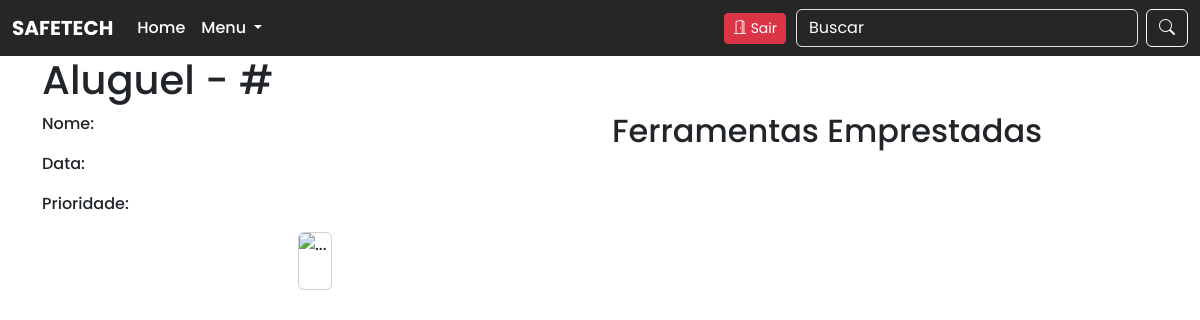
Before: /admin/verificarAluguel.php with the older database file.
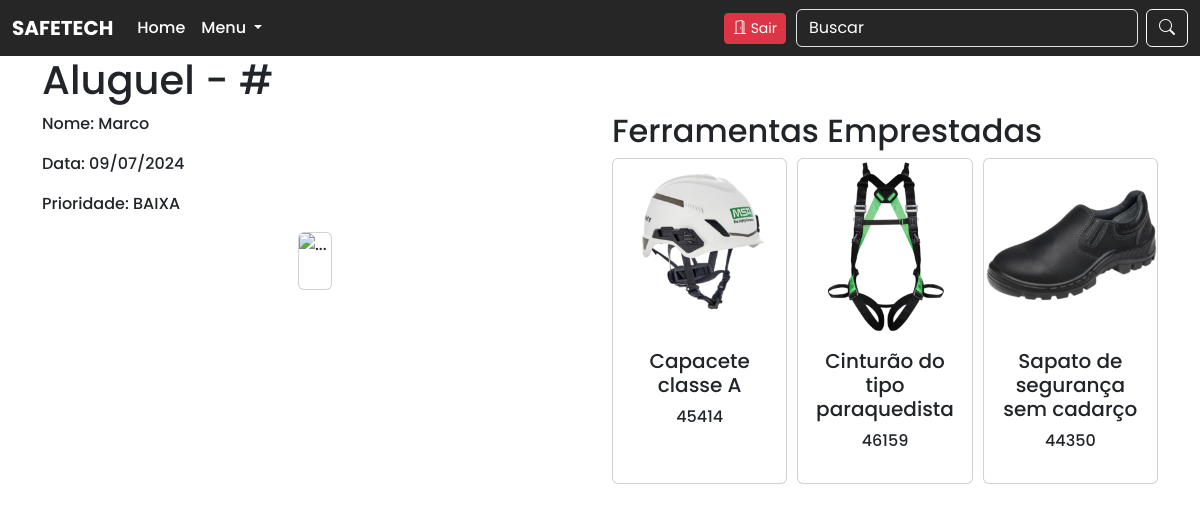
After: the same page with the newer database file.
### tables this page shows
CREATE TABLE `usuario` (
  `idusuario` int(10) unsigned NOT NULL AUTO_INCREMENT,
  `nomeUsuario` varchar(75) DEFAULT NULL,
  `sobrenome` varchar(120) DEFAULT NULL,
  `cpf` varchar(15) DEFAULT NULL,
  `nascimento` date DEFAULT NULL,
  `matricula` varchar(30) DEFAULT NULL,
  `cargo` varchar(50) DEFAULT NULL,
  `email` varchar(140) DEFAULT NULL,
  `senha` varchar(245) DEFAULT NULL,
  `cadastro` datetime DEFAULT NULL,
  `alteracao` timestamp NOT NULL DEFAULT current_timestamp() ON UPDATE current_timestamp(),
  `ativo` char(1) DEFAULT 'A',
  PRIMARY KEY (`idusuario`),
  UNIQUE KEY `idusuario` (`idusuario`)
);

CREATE TABLE `aluguel` (
  `idaluguel` int(10) unsigned NOT NULL AUTO_INCREMENT,
  `idusuario` int(10) unsigned NOT NULL DEFAULT 0,
  `dataAluguel` date DEFAULT NULL,
  `horaInicial` time NOT NULL DEFAULT '00:00:00',
  `horaFim` time NOT NULL DEFAULT '00:00:00',
  `codigoAluguel` varchar(20) NOT NULL DEFAULT '',
  `devolvido` char(1) NOT NULL DEFAULT '',
  `prioridade` varchar(15) NOT NULL DEFAULT '',
  `observacao` varchar(400) DEFAULT NULL,
  `cadastro` datetime NOT NULL,
  `alteracao` timestamp NOT NULL DEFAULT current_timestamp() ON UPDATE current_timestamp(),
  `ativo` char(1) NOT NULL DEFAULT 'A',
  PRIMARY KEY (`idaluguel`,`idusuario`),
  UNIQUE KEY `idaluguel` (`idaluguel`),
  KEY `FK_aluguel_usuario` (`idusuario`),
  CONSTRAINT `FK_aluguel_usuario` FOREIGN KEY (`idusuario`) REFERENCES `usuario` (`idusuario`) ON DELETE CASCADE ON UPDATE CASCADE
);

CREATE TABLE `epi` (
  `idepi` int(10) unsigned NOT NULL AUTO_INCREMENT,
  `nomeEpi` varchar(120) DEFAULT NULL,
  `certificado` varchar(10) DEFAULT NULL,
  `foto` varchar(245) DEFAULT NULL,
  `cadastro` datetime DEFAULT NULL,
  `alteracao` timestamp NOT NULL DEFAULT current_timestamp() ON UPDATE current_timestamp(),
  `ativo` char(1) DEFAULT 'A',
  PRIMARY KEY (`idepi`),
  UNIQUE KEY `idepi` (`idepi`)
);

### func/funcoes.php (called while the page is built, shortened)
<?php
function executaQuery($query)
{
    $conn = conectar();
    try {
        $conn->beginTransaction();
        $sqlListaTabelas = $conn->prepare("$query");
        $sqlListaTabelas->execute();
        $conn->commit();
        if ($sqlListaTabelas->rowCount() > 0) {
            return $sqlListaTabelas->fetchAll(PDO::FETCH_OBJ);
        }
        return 'vazio';
    } catch (PDOException $e) {
        echo 'Exception -> ';
        return ($e->getMessage());
        $conn->rollback();
    }
}
function listarItemExpecifico($campos, $tabela, $campoExpecifico, $valorCampo)
{
    $conn = conectar();
    try {
        $conn->beginTransaction();
        $sqlListaTabelas = $conn->prepare("SELECT $campos FROM $tabela WHERE $campoExpecifico = ?");
        $sqlListaTabelas->bindValue(1, $valorCampo, PDO::PARAM_STR);
        $sqlListaTabelas->execute();
        $conn->commit();
        if ($sqlListaTabelas->rowCount() > 0) {
            return $sqlListaTabelas->fetchAll(PDO::FETCH_OBJ);
        }
        return 'vazio';
    } catch
    (PDOException $e) {
        echo 'Exception -> ';
        return ($e->getMessage());
        $conn->rollback();
    }
}

### admin/verificarAluguel.php (the view, shortened to what the changed rows need)
<?php
include_once('../func/funcoes.php');
$codigoAluguel = filter_input(INPUT_GET, 'codigoAluguel', FILTER_SANITIZE_STRING);
$link = "http://localhost/tcc/verificarAluguel.php?codigoAluguel=$codigoAluguel"
?>
<!doctype html>
<html lang="pt-br">
<head>
    <link href="https://cdn.jsdelivr.net/npm/bootstrap@5.3.3/dist/css/bootstrap.min.css" rel="stylesheet"
>
    <link rel="stylesheet" type="text/css"
          href="https://cdnjs.cloudflare.com/ajax/libs/MaterialDesign-Webfont/7.0.96/css/materialdesignicons.min.css">
    <link rel="stylesheet" href="https://cdn.jsdelivr.net/npm/bootstrap-icons@1.11.3/font/bootstrap-icons.min.css">
    <link rel="stylesheet" type="text/css" href="https://cdn.jsdelivr.net/npm/toastify-js/src/toastify.min.css">
    <link rel="stylesheet" href="https://cdnjs.cloudflare.com/ajax/libs/OwlCarousel2/2.3.4/assets/owl.carousel.min.css">
    <link rel="stylesheet"
          href="https://cdnjs.cloudflare.com/ajax/libs/OwlCarousel2/2.3.4/assets/owl.theme.default.min.css">
    <link rel="stylesheet" href="../css/style.css">
</head>
<body>
<div class="container">
    <h1>Aluguel - #<?php echo $codigoAluguel ?></h1>
    <?php
    $listaAlguel = executaQuery("SELECT * FROM aluguel a INNER JOIN usuario u ON a.idusuario = u.idusuario INNER JOIN produtoAluguel pa ON a.codigoAluguel = pa.codAluguel INNER JOIN epi e ON e.idepi = pa.idepi");
    if ($listaAlguel !== 'Vazio') {
    $nomeEpi = array();
    $idepi = array();
    foreach ($listaAlguel as $item) {
        $ativo = $item->ativo;
        if ($ativo === 'A') {
            $nomeUsuario = $item->nomeUsuario;
            array_push($idepi, $item->idepi);
            array_push($nomeEpi, $item->nomeEpi);
            $epi = array_combine($idepi, $nomeEpi);
            $prioridade = $item->prioridade;
            $dataAluguel = $item->dataAluguel;
            $dataAluguel = implode("/", array_reverse(explode("-", $dataAluguel)));
        }
    }
    ?>
    <div class="row">
        <div class="col-lg-6 col-12">
            <p>Nome: <?php echo $nomeUsuario ?></p>
            <p>Data: <?php echo $dataAluguel ?></p>
            <p>Prioridade: <?php echo $prioridade ?></p>
            <div class="d-flex justify-content-center align-items-center">
                <div class="card" style=" max-width: 250px!important">
                    <img src="https://api.qrserver.com/v1/create-qr-code/?data=<?php echo $link ?>&amp;size=200x200"
                         class="card-img-top" alt="...">
                    <div class="card-body text-center">
                    </div>
                </div>
            </div>
        </div>
        <div class="col-lg-6 col-12">
            <h2>Ferramentas Emprestadas</h2>
            <div class="owl-carousel owl-theme">
                <?php
                foreach ($epi as $key => $value) {
                    $id = $key;
                    $selectCompras = listarItemExpecifico('*', 'epi', 'idepi', $id);
                    foreach ($selectCompras as $item) {
                        $nome = $item->nomeEpi;
                        $foto = $item->foto;
                        $CA = $item->certificado;
                        ?>
                        <div class="item">
                            <div class="card">
                                <img src="../img/produtos/<?php echo $foto ?>" class="card-img-top" alt="...">
                                <div class="card-body cardeCarrossel text-center">
                                    <h5 class="card-title "><?php echo $nome ?></h5>
                                    <p class="card-text "><?php echo $CA ?></p>
                                </div>
                            </div>
                        </div>
                        <?php
                    }
                }
                ?>
            </div>
            <?php
            } else {
                ?>
                <h4>Nenhum Aluguel cadastrado</h4>
                <?php
            }
            ?>
        </div>
    </div>
</div>
</body>
</html>

Changed rows visible on the page:
now on this page (row edited): usuario: nomeUsuario "Marco"
now on this page (row edited): aluguel: dataAluguel "09/07/2024", prioridade "BAIXA"
now on this page (row unchanged): epi: foto (picture), nomeEpi "Capacete classe A", certificado "45414"
now on this page (row unchanged): epi: foto (picture), nomeEpi "Cinturão do tipo paraquedista", certificado "46159"
now on this page (row unchanged): epi: foto (picture), nomeEpi "Sapato de segurança sem cadarço", certificado "44350"
